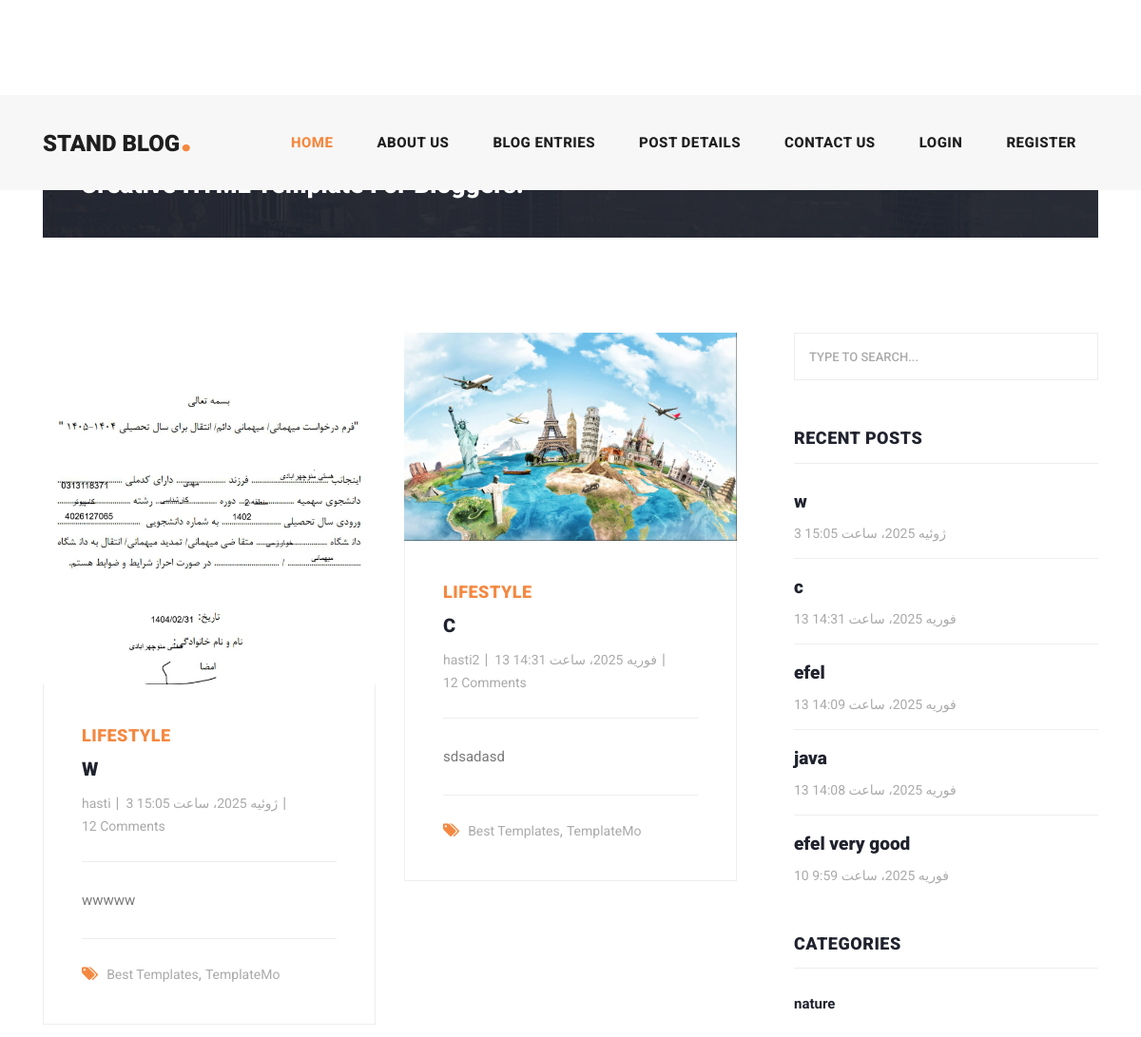
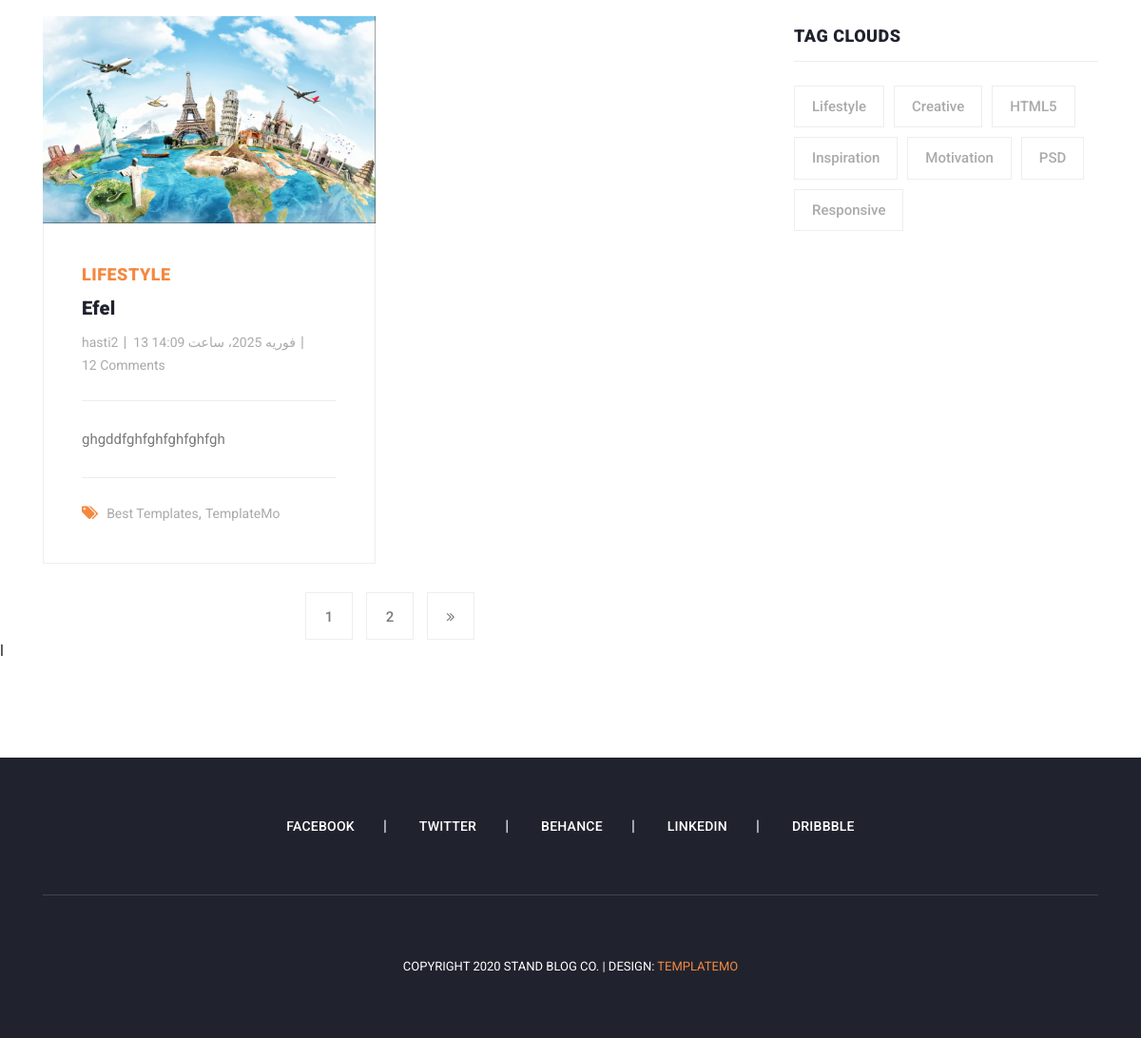
Page /post on the committed database (2 pictures, top to bottom).
### blog/models.py (models this page shows, shortened)
class Post(models.Model):
    author = models.ForeignKey(User, on_delete=models.CASCADE)
    title = models.CharField(max_length=100)
    category = models.ManyToManyField(Category)
    body = models.TextField()
    image = models.ImageField(upload_to="images/")
    created = models.DateTimeField(auto_now_add=True)
    updated = models.DateTimeField(auto_now=True)
    slug = models.SlugField(null=True, blank=True, unique=True)
    likes = models.ManyToManyField(User, related_name="likes", blank=True)
    class Meta:
        ordering = ["-created"]
        verbose_name_plural = "مقاله ها"
        verbose_name = "مقاله"
    def get_absolute_url(self):
        return reverse("blog:detail", kwargs={"slug": self.slug})

class Category(models.Model):
    title = models.CharField(max_length=100)
    created = models.DateTimeField(auto_now_add=True)
    class Meta:
        verbose_name_plural = "نمونه ها"
        verbose_name = "نمونه"

### blog/views.py (the view)
# urls.py: path("post", views.post_list, name="post"),
def post_list(request):
    posts = Post.objects.all()
    page = request.GET.get("page")
    paginator = Paginator(posts, 3)
    object_list = paginator.get_page(page)
    return render(request, "blog/post_list.html", {"posts": object_list})

### context_processors/context/context_processors.py (called while the page is built)
def recent_posts(request):
    posts = Post.objects.all().order_by("-created")
    categories = Category.objects.all()
    return {
        "recent_posts": posts,
        "category": categories,
    }  # dakhel hameja dastresi dare

### blog/templates/blog/post_list.html (shortened to what this page needs)
{% extends 'base.html' %}
{% block content %}
    <section class="call-to-action">
        <div class="container">
            <div class="row">
                <div class="col-lg-12">
                    <div class="main-content">
                        <div class="row">
                            <div class="col-lg-8">
                                <span>Stand Blog HTML5 Template</span>
                                <h4>Creative HTML Template For Bloggers!</h4>
                            </div>
                            <div class="col-lg-4">
                                <div class="main-button">
                                    <a href="https://templatemo.com/tm-551-stand-blog" target="_parent">Download
                                        Now!</a>
                                </div>
                            </div>
                        </div>
                    </div>
                </div>
            </div>
        </div>
    </section>
    <section class="blog-posts grid-system">
        <div class="container">
            <div class="row">
                <div class="col-lg-8">
                    <div class="all-blog-posts">
                        <div class="row">
                            {% for post in posts %}
                                <div class="col-lg-6">
                                    <div class="blog-post">
                                        <div class="blog-thumb">
                                            <img src="{{ post.image.url }}" alt="">
                                        </div>
                                        <div class="down-content">
                                            <span>Lifestyle</span>
                                            <a href="{{ post.get_absolute_url }}"><h4>{{ post.title }}</h4></a>
                                            <ul class="post-info">
                                                <li><a href="#">{{ post.author.username }}</a></li>
                                                <li><a href="#">{{ post.created }}</a></li>
                                                <li><a href="#">12 Comments</a></li>
                                            </ul>
                                            <p>{{ post.body }}</p>
                                            <div class="post-options">
                                                <div class="row">
                                                    <div class="col-lg-12">
                                                        <ul class="post-tags">
                                                            <li><i class="fa fa-tags"></i></li>
                                                            <li><a href="#">Best Templates</a>,</li>
                                                            <li><a href="#">TemplateMo</a></li>
                                                        </ul>
                                                    </div>
                                                </div>
                                            </div>
                                        </div>
                                    </div>
                                </div>
                            {% endfor %}
                            <div class="col-lg-12">
                                {% if posts.has_other_pages %}
                                    <ul class="page-numbers">
                                        {% for i in posts.paginator.page_range %}
                                                <li ><a href="?page={{page}}{% if request.GET.q %}&q={{ request.GET.q }}{% endif %}">{{ i }}</a></li>
                                        {% endfor %}
                                        {% if posts.has_next %}
                                            <li><a href="?page={{ users.next_page_number }}{% if request.GET.q %}&q={{ request.GET.q }}{% endif %}"><i class="fa fa-angle-double-right"></i></a></li>
                                        {% endif %}
                                    </ul>
                                {% endif %}
                            </div>
                        </div>
                    </div>
                </div>
                {% include 'includes/sideBar.html' %}
            </div>
        </div>
    </section>
{% endblock %}

### templates/includes/sideBar.html
{% load static %}
<div class="col-lg-4">
    <div class="sidebar">
        <div class="row">
            <div class="col-lg-12">
                <div class="sidebar-item search">
                    <form id="search_form" name="gs" method="GET" action="{% url 'blog:search' %}">
                        <input type="text" name="q" class="searchText" placeholder="type to search..."
                               autocomplete="on">
                    </form>
                </div>
            </div>
            <div class="col-lg-12">
                <div class="sidebar-item recent-posts">
                    <div class="sidebar-heading">
                        <h2>Recent Posts</h2>
                    </div>
                    <div class="content">
                        <ul>
                            {% for post in recent_posts%}
                                <li><a href={{ post.get_absolute.url }}>
                                    <h5>{{ post.title }}</h5>
                                    <span>{{ post.created }}</span>
                                </a></li>
                            {% endfor %}
                        </ul>
                    </div>
                </div>
            </div>
            <div class="col-lg-12">
                <div class="sidebar-item categories">
                    <div class="sidebar-heading">
                        <h2>Categories</h2>
                    </div>
                    <div class="content">
                        <ul>
                            {% for category in category %}
                                <li><a href="#">{{ category.title }}</a></li>
                            {% endfor %}
                        </ul>
                    </div>
                </div>
            </div>
            <div class="col-lg-12">
                <div class="sidebar-item tags">
                    <div class="sidebar-heading">
                        <h2>Tag Clouds</h2>
                    </div>
                    <div class="content">
                        <ul>
                            <li><a href="#">Lifestyle</a></li>
                            <li><a href="#">Creative</a></li>
                            <li><a href="#">HTML5</a></li>
                            <li><a href="#">Inspiration</a></li>
                            <li><a href="#">Motivation</a></li>
                            <li><a href="#">PSD</a></li>
                            <li><a href="#">Responsive</a></li>
                        </ul>
                    </div>
                </div>
            </div>
        </div>
    </div>
</div>

### rows in the picture
Post: image (picture), title "W", author.username "hasti", created "3 ژوئیه 2025، ساعت 15:05", body "wwwww", title "w"
Post: image (picture), title "C", author.username "hasti2", created "13 فوریه 2025، ساعت 14:31", body "sdsadasd", title "c"
Post: image (picture), title "Efel", author.username "hasti2", created "13 فوریه 2025، ساعت 14:09", body "ghgddfghfghfghfghfgh", title "efel"
Post: title "java", created "13 فوریه 2025، ساعت 14:08"
Post: title "efel very good", created "10 فوریه 2025، ساعت 9:59"
Category: title "nature"

### other values in the picture
{{ i }} "1" "2"
